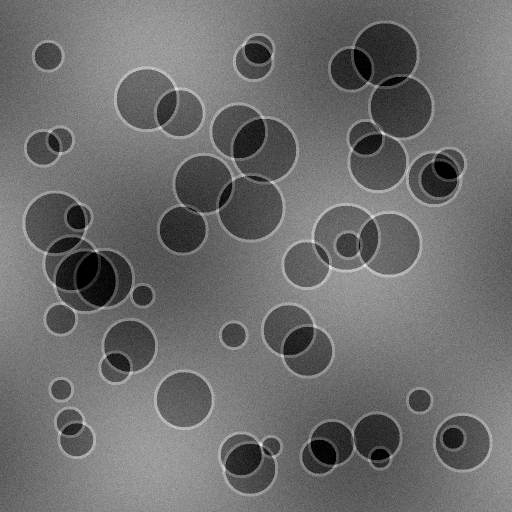
#> input picture data/raw/synthetic_cross_sensor/ohrc_cross_01.tif, 1024 x 1024 px (shown at 1/2 size)
$ python -i cross_modal.py   (imports and definitions only)   (older library calls are emulated)
#> lines starting #> are read from the running program, lines starting #| are printed output that depends on the picture
#> further down, picture is the input picture: shape (1024, 1024, 3); min 0, max 255, mean 109.2
"""
Cross-Modal Feature Correspondence (Modules 13 & 14)

Implements modality-invariant cross-modal image matching between optical imagery (OHRC, TMC-2)
and hyperspectral infrared imagery (IIRS). Employs gradient-domain magnitude transformations to overcome
contrast polarity inversions, multi-scale scale-pyramid resampling, FLANN matching, and RANSAC geometric verification.
"""

import copy
from dataclasses import dataclass, field
import time
from typing import Dict, Any, Optional, Tuple
import numpy as np
import cv2

from backend.core.lunar_image import LunarImage
from backend.correspondence.classical import ClassicalCorrespondence
from backend.matching.cross_sensor import CrossSensorMatchResult


class CrossModalMatcher:
    """
    Cross-modal correspondence matcher for OHRC ↔ IIRS and TMC-2 ↔ IIRS pairs.
    """

    # [122 lines left out: functions __init__, match, not called in this run]


def compute_gradient_magnitude(img: np.ndarray) -> np.ndarray:
    """Computes Sobel gradient magnitude map for modality-invariant structural matching."""
    img_f = img.astype(np.float32)
    gx = cv2.Sobel(img_f, cv2.CV_32F, 1, 0, ksize=3)
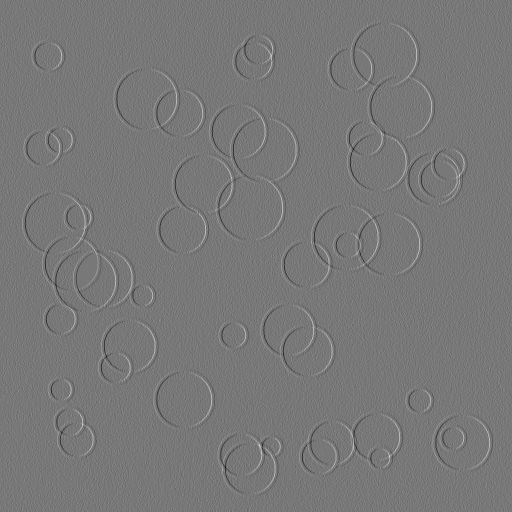
#> gx: shape (1024, 1024, 3) float32 (shown at 1/2 size); min -609, max 684, mean 0.1; drawn with min black and max white
    gy = cv2.Sobel(img_f, cv2.CV_32F, 0, 1, ksize=3)
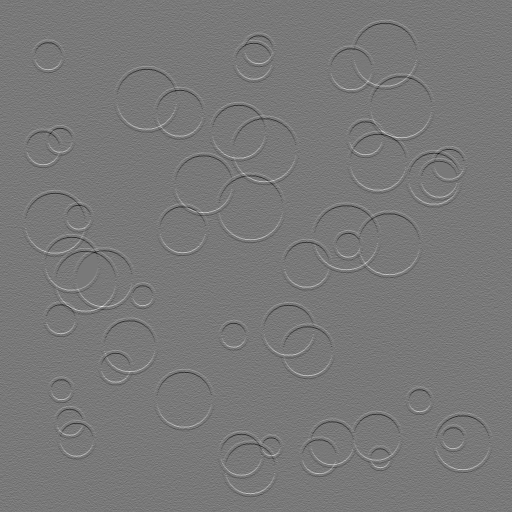
#> gy: shape (1024, 1024, 3) float32 (shown at 1/2 size); min -588, max 651, mean 0; drawn with min black and max white
    mag = cv2.magnitude(gx, gy)
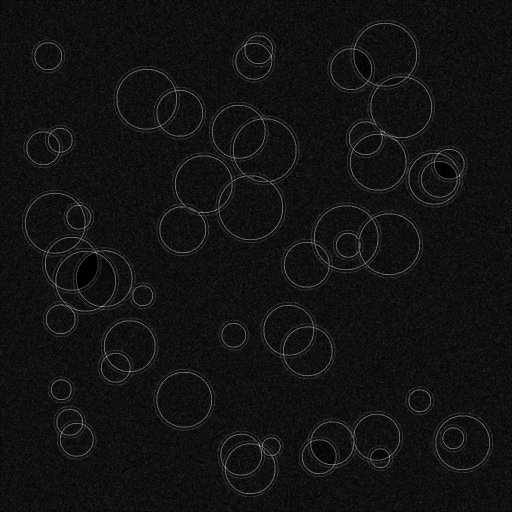
#> mag: shape (1024, 1024, 3) float32 (shown at 1/2 size); mean B, G, R 60.8, 60.8, 60.8; drawn with min black and max white

    # Normalize to uint8 [0, 255] and apply CLAHE to enhance edge contrast
    min_v, max_v = np.min(mag), np.max(mag)
#> min_v = 0; max_v = 816.2
    if max_v > min_v:
        normed = ((mag - min_v) / (max_v - min_v) * 255.0).astype(np.uint8)
    else:
        normed = np.zeros(img.shape, dtype=np.uint8)

    clahe = cv2.createCLAHE(clipLimit=3.0, tileGridSize=(8, 8))
#> (the run stopped early here; a loop or call above may not have finished)

$ run again, on data/raw/synthetic_cross_sensor/ohrc_cross_02.tif
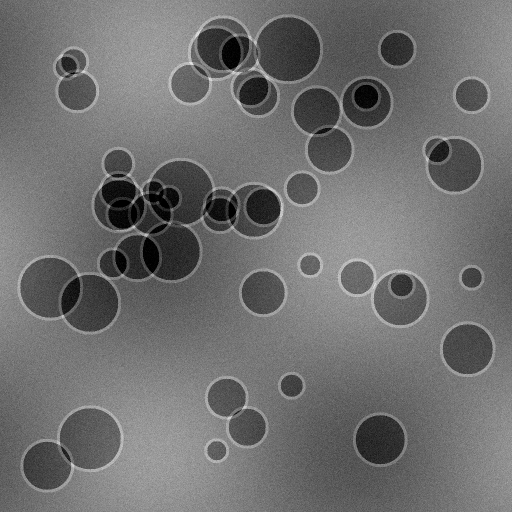
#> input picture data/raw/synthetic_cross_sensor/ohrc_cross_02.tif, 1024 x 1024 px (shown at 1/2 size)
#> picture is the input picture: shape (1024, 1024, 3); min 0, max 246, mean 111.1
#> in compute_gradient_magnitude, `gy = cv2.Sobel(img_f, cv2.CV_32F, 0, 1, ksize=3)`:
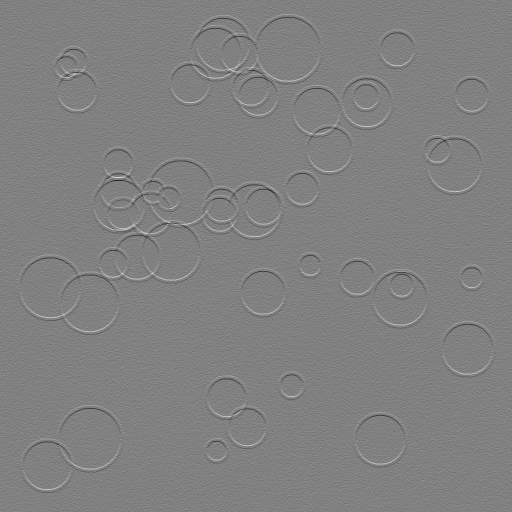
#> gy: shape (1024, 1024, 3) float32 (shown at 1/2 size); min -653, max 638, mean 0; drawn with min black and max white
#> in compute_gradient_magnitude, `mag = cv2.magnitude(gx, gy)`:
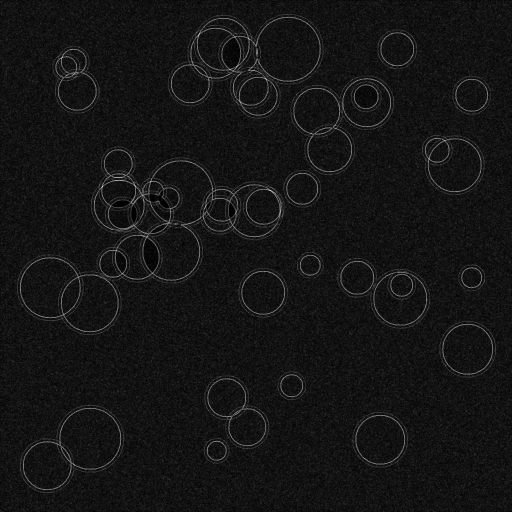
#> mag: shape (1024, 1024, 3) float32 (shown at 1/2 size); mean B, G, R 60, 60, 60; drawn with min black and max white
#> min_v = 0; max_v = 725.5

$ run again, on data/raw/synthetic_cross_sensor/tmc2_cross_01.tif
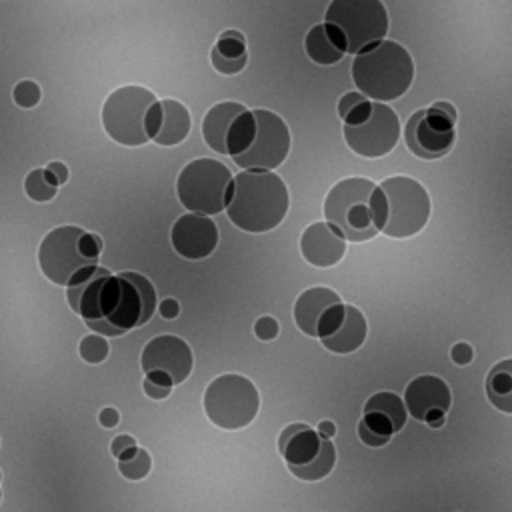
#> input picture data/raw/synthetic_cross_sensor/tmc2_cross_01.tif, 512 x 512 px
#> picture is the input picture: shape (512, 512, 3); min 0, max 196, mean 109.4
#> in compute_gradient_magnitude, `gy = cv2.Sobel(img_f, cv2.CV_32F, 0, 1, ksize=3)`:
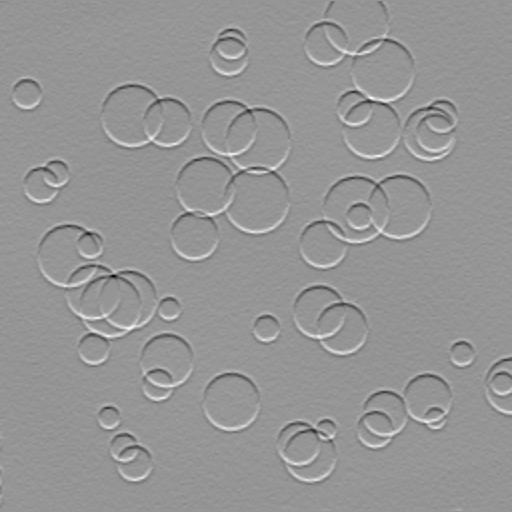
#> gy: shape (512, 512, 3) float32; min -368, max 260, mean 0; drawn with min black and max white
#> in compute_gradient_magnitude, `mag = cv2.magnitude(gx, gy)`:
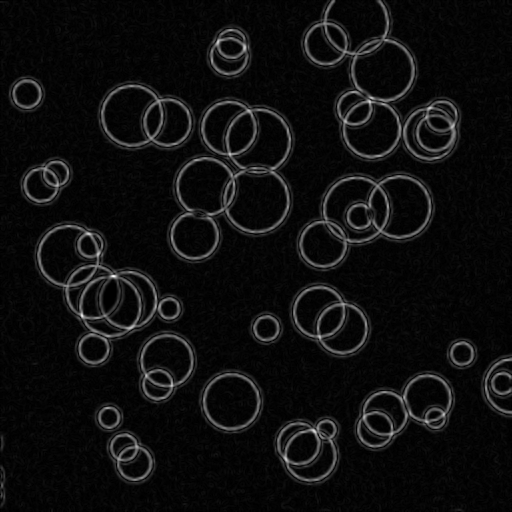
#> mag: shape (512, 512, 3) float32; mean B, G, R 21.6, 21.6, 21.6; drawn with min black and max white
#> min_v = 0; max_v = 373.5

$ run again, on data/raw/synthetic_cross_sensor/tmc2_cross_02.tif
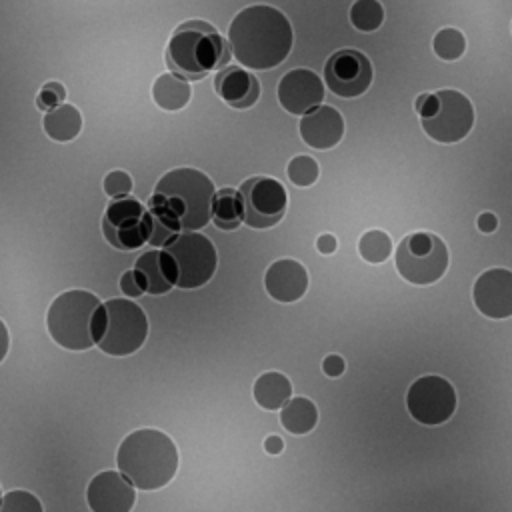
#> input picture data/raw/synthetic_cross_sensor/tmc2_cross_02.tif, 512 x 512 px
#> picture is the input picture: shape (512, 512, 3); min 0, max 193, mean 110.9
#> in compute_gradient_magnitude, `gy = cv2.Sobel(img_f, cv2.CV_32F, 0, 1, ksize=3)`:
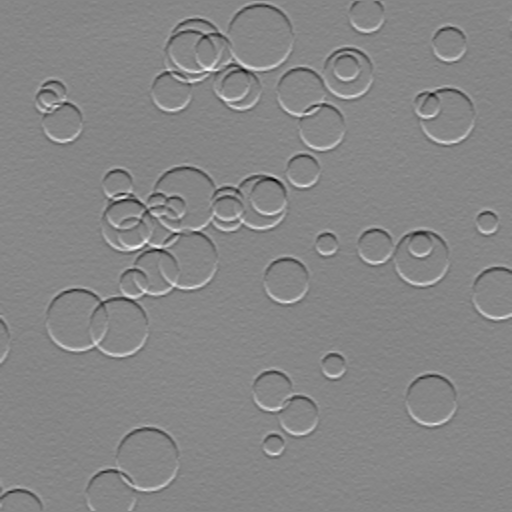
#> gy: shape (512, 512, 3) float32; min -333, max 298, mean -0.2; drawn with min black and max white
#> in compute_gradient_magnitude, `mag = cv2.magnitude(gx, gy)`:
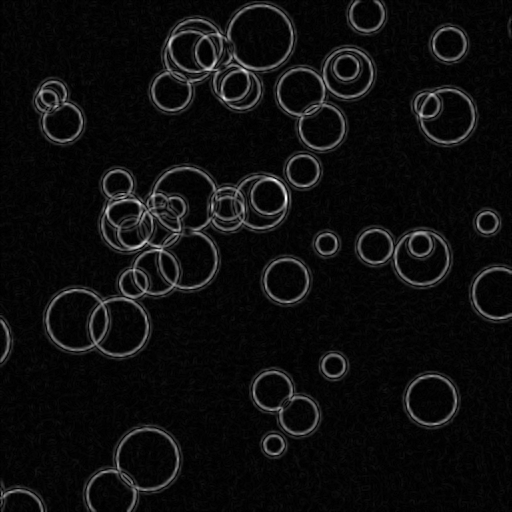
#> mag: shape (512, 512, 3) float32; mean B, G, R 20.5, 20.5, 20.5; drawn with min black and max white
#> min_v = 0; max_v = 378.2
